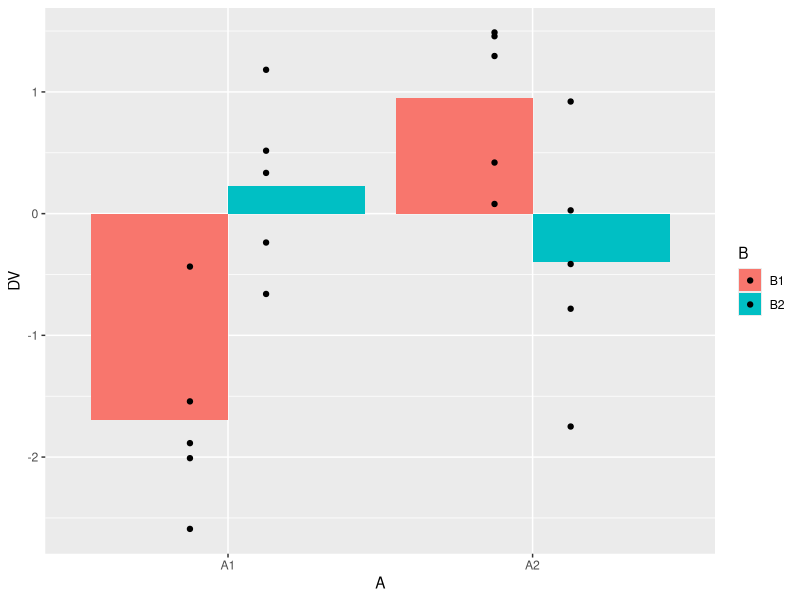
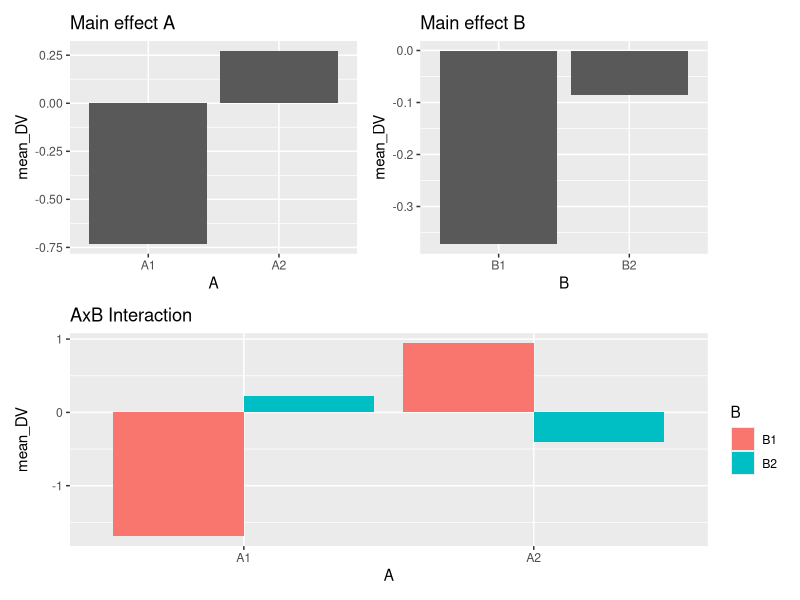
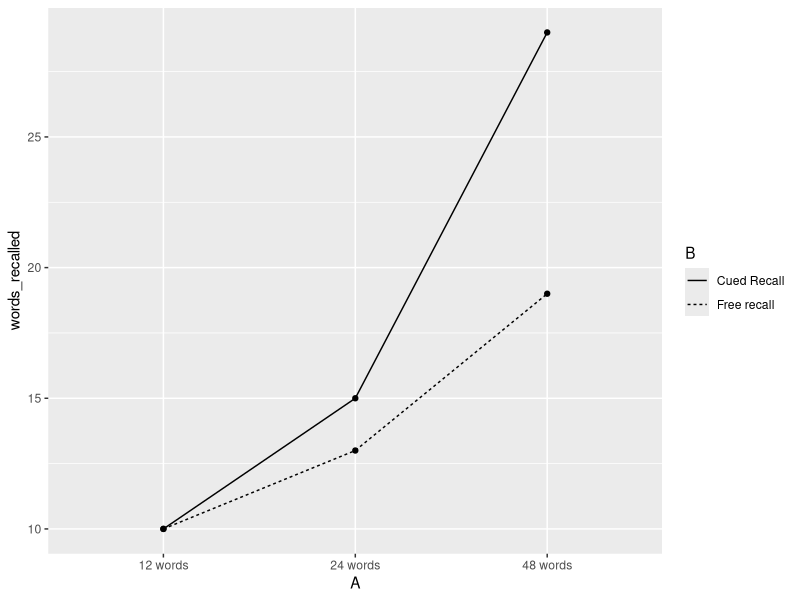

The R script that drew these images, in order:
## ---- chunk 1
knitr::opts_chunk$set(
  collapse = TRUE,
  comment = "#>",
  message = FALSE,
  warning = FALSE
)
## ---- chunk 2
library(tibble)

# set number of subjects per cell
n <- 10
factorial_data <- tibble(A = factor(rep(c("L1","L2"), each = n)),
                         B = factor(rep(c("L1","L2"), n)),
                         DV = rnorm(n*2,0,1))
## ---- chunk 3
aov_out <- aov(DV ~ A*B, data = factorial_data)
summary(aov_out)
model.tables(aov_out, type = "means")
## ---- chunk 4
n <- 12
factorial_data <- tibble(A = factor(rep(c("L1","L2"), each = n)),
                         B = factor(rep(rep(c("L1","L2"), each = n/2),2)),
                         C = factor(rep(c("L1","L2"), n)),
                         DV = rnorm(n*2,0,1))

summary(aov(DV ~ A*B*C, data = factorial_data))
## ---- chunk 5
#load libraries
library(dplyr)
library(ggplot2)
library(patchwork)

# simulated data (pretend running an experiment)
n <- 10
factorial_data <- tibble(A = factor(rep(c("A1","A2"), each = n)),
                         B = factor(rep(c("B1","B2"), n)),
                         DV = rnorm(n*2,0,1))

# Look at the means in a table
factorial_data %>%
  group_by(A,B) %>%
  summarise(mean_DV = mean(DV))

# look at the means in a plot
factorial_data %>%
  ggplot(aes(y=DV, x=A, group = B,fill=B))+
   geom_bar(stat="summary", fun = "mean", position="dodge") +
   geom_point(position = position_dodge(width=0.5))

# look at plots of the main effects and interaction

A <- factorial_data %>%
  group_by(A) %>%
  summarise(mean_DV = mean(DV)) %>%
  ggplot(aes(y=mean_DV, x=A))+
   geom_bar(stat="identity", position="dodge") + 
   ggtitle("Main effect A")

B <- factorial_data %>%
  group_by(B) %>%
  summarise(mean_DV = mean(DV)) %>%
  ggplot(aes(y=mean_DV, x=B))+
   geom_bar(stat="identity", position="dodge")+ 
   ggtitle("Main effect B")

AB <- factorial_data %>%
  group_by(A,B) %>%
  summarise(mean_DV = mean(DV)) %>%
  ggplot(aes(y=mean_DV, x=A, fill=B))+
   geom_bar(stat="identity", position="dodge")+ 
   ggtitle("AxB Interaction")

# patchwork formula
(A+B)/AB

# ANOVA table
# print to console
aov_out <- aov(DV ~ A*B, data = factorial_data)
summary(aov_out)

# ANOVA means
# print to console
model.tables(aov_out, type = "means")
## ---- chunk 6
a1b1 <- c(11,9,7,11,12,7,12,11,10,10)
a1b2 <- c(12,12,7,9,9,10,12,10,7,12)
a2b1 <- c(13,18,19,13,8,15,13,9,8,14)
a2b2 <- c(13,21,20,15,17,14,13,14,16,7)
a3b1 <- c(17,20,22,13,21,16,23,19,20,19)
a3b2 <- c(32,31,27,30,29,30,33,25,25,28)

recall_data <- tibble(words_recalled = c(a1b1,a1b2,
                                         a2b1,a2b2,
                                         a3b1,a3b2),
                      A = rep(c("12 words",
                                "24 words",
                                "48 words"), each = 20),
                      B = rep(rep(c("Free recall",
                                "Cued Recall"), each = 10),3)
                      )

ggplot(recall_data, aes(x=A, y=words_recalled, group = B, linetype=B))+
  geom_point(stat="summary", fun="mean")+
  geom_line(stat="summary", fun="mean")

aov_out <- aov(words_recalled ~ A*B, data = recall_data)

summary(aov_out)
model.tables(aov_out, type="means")

## ---- chunk 7
A1 <- c(127,121,117,109,107,101,98,94,97,89)
A2 <- c(117,109,113,113,108,104,95,93,96,92)
A3 <- c(111,111,111,101,99,91,95,89,89,83)
A4 <- c(108,100,100,92,92,90,87,77,89,85)

random_data <- tibble(scores = c(A1,A2,A3,A4),
                      A = factor(rep(1:4,each = 10)),
                      B = factor(rep(rep(1:5,each=2),4))
                      )

aov.lm <- lm(formula = scores ~ A*B, data = random_data)
car::Anova(aov.lm, type = 2)
## ---- chunk 8
aov_out <- aov(scores ~ A*B, data = random_data)
summary(aov_out)
## ---- chunk 9
# set up tibble to save simulation values
save_sim <- tibble()

# loop to conduct i number of simulations
for(i in 1:10000){
  
  #simulate null data for a 2x2
  n <- 10
  factorial_data <- tibble(A = factor(rep(c("L1","L2"), each = n)),
                           B = factor(rep(c("L1","L2"), n)),
                           DV = rnorm(n*2,0,1))
  # compute ANOVA
  output <- summary(aov(DV~A*B, data=factorial_data))
  
  #save p-values for each effect
  sim_tibble <- tibble(p_vals = output[[1]]$`Pr(>F)`[1:3],
                       effect = c("A","B","AxB"),
                       sim = rep(i,3))
  
  #add the saved values to the overall tibble
  save_sim <-rbind(save_sim,sim_tibble)
}
## ---- chunk 10
type_I_errors <- save_sim %>%
  filter(p_vals < .05) %>%
  group_by(sim) %>%
  count()
  
dim(type_I_errors)[1]/10000
## ---- chunk 11
save_sim %>%
  group_by(effect) %>%
  summarise(type_I_error = length(p_vals[p_vals < .05])/10000)
## ---- chunk 12
a <- rbinom(10000,3,.05)
length(a[a>0])/10000



